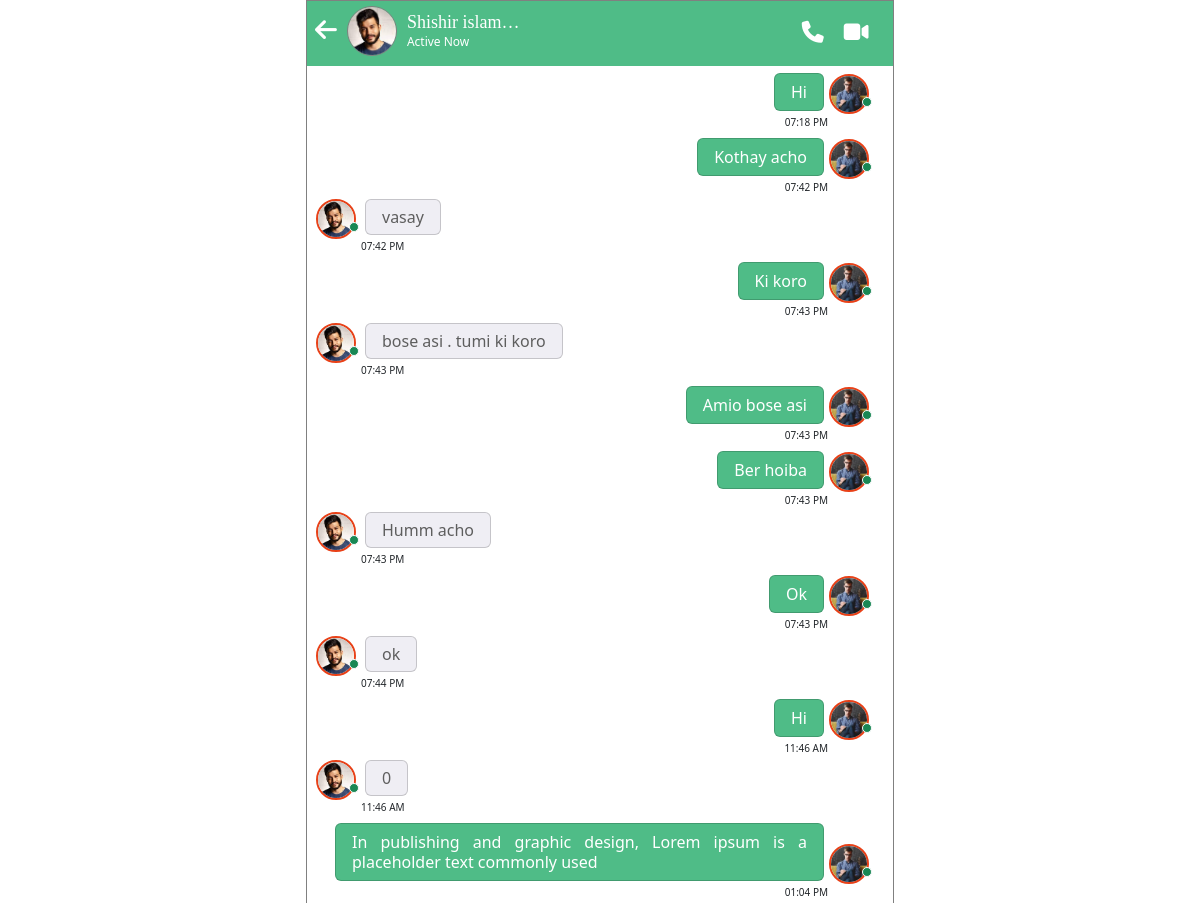
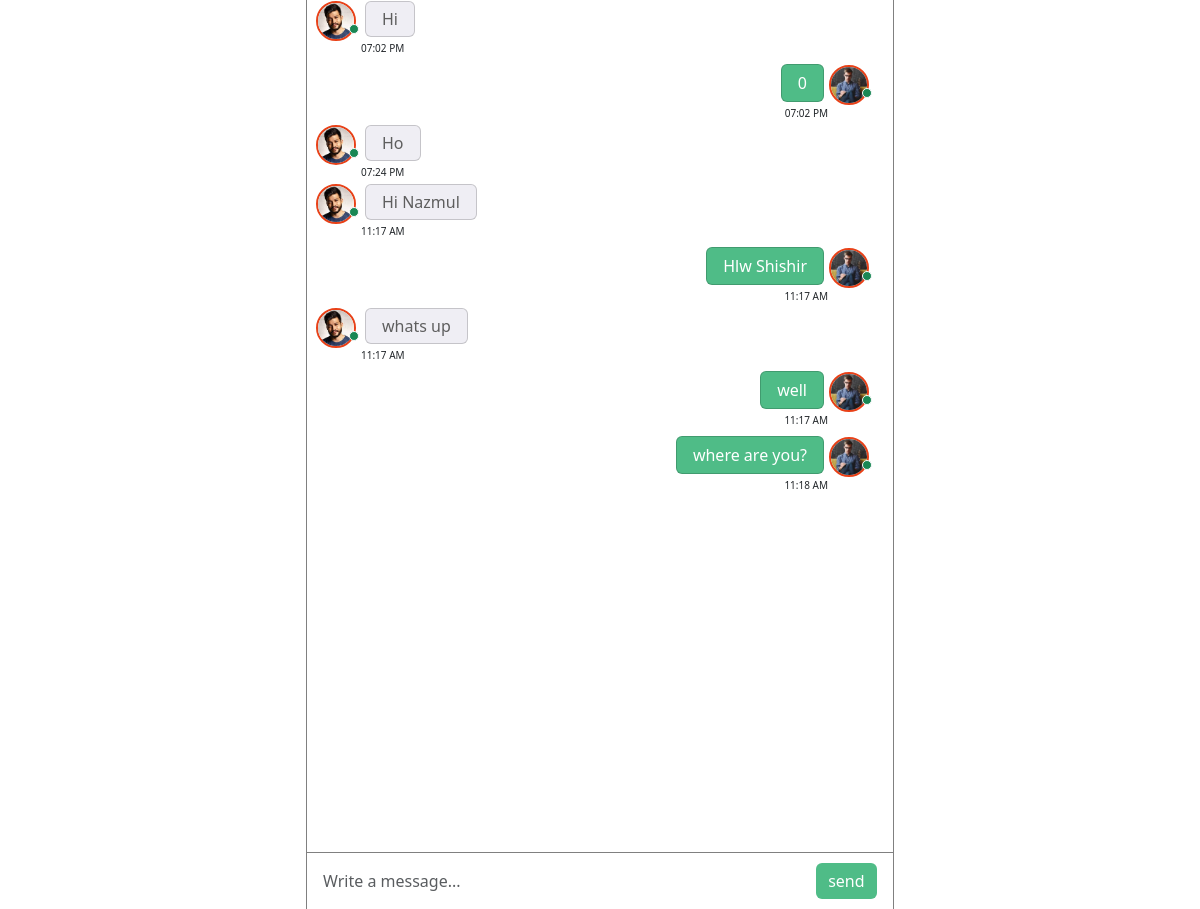
Screenshot of /chats-page/2 (signed in) with the database file from the repository (2 pictures, top to bottom).
### accounts/models.py (models this page shows)
class User(AbstractUser):
    avatar = models.ImageField(
        upload_to="avater",
        help_text="Designates that this user has permissions to access Profile Picture.",
        verbose_name="avatar"
    )

### core/models.py (models this page shows)
class Chat(models.Model):
    sender = models.PositiveIntegerField(default=None)
    message = models.TextField(null=True, blank=True)
    thread_name = models.CharField(null=True, blank=True, max_length=500)
    timestamp = models.DateTimeField(auto_now_add=True)
    def __str__(self):
        return self.message

### core/views.py (the view)
# urls.py: path('chats-page/<int:id>', chats_page, name="chats_page"),
@login_required(login_url='welcomePage')
def chats_page(request,id):
  try:
    user = User.objects.get(id=id)
  except User.DoesNotExist:
    return redirect('chats')
  to_user = User.objects.get(id=id)
  if request.user.id > to_user.id:
      thread_name = f'chat_{request.user.id}-{to_user.id}'
  else:
      thread_name = f'chat_{to_user.id}-{request.user.id}'
  messages = Chat.objects.filter(thread_name=thread_name)
  unseen_msg = ChatNotification.objects.filter(is_seen=False , user=request.user)
  for i in unseen_msg:
    if i.chat.sender == id:
      i.is_seen = True
      i.save()
  return render(request,"core/chats-page.html",locals())

### core/templates/core/chats-page.html (shortened to what this page needs)
<!doctype html>
{% load static %}
<html lang="en">
<head>
    <link href="https://cdn.jsdelivr.net/npm/bootstrap@5.3.0/dist/css/bootstrap.min.css" rel="stylesheet">
    <link rel="stylesheet" href="{% static 'core/css/style.css' %}">
</head>
<body>
    <div id="header">
        <div class="header-wrap p-2 d-flex align-items-center">
            <div class="back-btn">
                <a href="{% url 'chats' %}"><i class="fa-solid fa-arrow-left"></i></a>
            </div>
            <div class="profile-content d-flex">
                <div class="avatar">
                    <img src="{{user.avatar.url}}" alt="">
                </div>
                <div class="profile-info" style="width: 70%;">
                    <a href="" class="text-decoration-none text-white">{{user.first_name|truncatechars:15}}</a>
                    <p class="text-white" style="font-size: 12px;"> Active Now</p>
                </div>
            </div>
            <div class="chat-action-profile d-flex justify-content-end">
                <a href="" class="text-white text-decoration-none"><i class="fa-solid fa-phone"></i></a>
                <a href="" class="text-white text-decoration-none"><i class="fa-solid fa-video"></i></a>
            </div>
        </div>
        <div class="card-body p-4 pt-3" id="message_body" style="height: 75vh;overflow: auto;">
            {% for message in messages %}
                {% if message.sender == request.user.id %}
                        <div class="d-flex align-items-baseline pt-1 text-end justify-content-end">
                        <div class="pe-2" style="margin-right: 0.5rem !important;">
                            <div>
                                <div class="card card-text d-inline-block p-2 px-3 m-1"
                                    style="text-align: justify;line-height: 20px;background: #4FBC87;color: white;">
                                    {{message}}
                                </div>
                            </div>
                            <div>
                                <div class="small" style="font-size: 10px;">
                                    {{ message.timestamp|time:'h:i A' }}</div>
                            </div>
                        </div>
                        <div class="position-relative avatar_">
                            <img src="{{request.user.avatar.url}}" class="img-fluid" alt="">
                            <span
                                class="position-absolute bottom-0 start-100 translate-middle p-1 bg-success border border-light rounded-circle">
                            </span>
                        </div>
                    </div>
                {% else %}
                            <div class="d-flex align-items-baseline">
                            <div class="position-relative avatar_">
                                <img src="{{user.avatar.url}}" class="img-fluid " alt="">
                                <span
                                    class="position-absolute bottom-0 start-100 translate-middle p-1 bg-success border border-light rounded-circle">
                                </span>
                            </div>
                            <div class="pe-2" style="margin-right: 0.5rem !important;">
                                <div style="margin-left: 5px;">
                                    <div class="card card-text d-inline-block p-2 px-3 m-1"
                                        style="text-align: justify;line-height: 18px;background: #EFEEF4;color: #5e5e5e;">{{message}}
                                    </div>
                                </div>
                                <div>
                                    <div class="small" style="font-size: 10px;margin-left: 5px;">{{ message.timestamp|time:'h:i A' }}</div>
                                </div>
                            </div>
                        </div>
                {% endif %}
            {% endfor %}
        </div>
        <div class="card-footer bg-white position-fixed w-100 bottom-0 m-0 p-1">
            <div class="input-group">
                <form action="" class="d-flex justify-content-between w-100" id="message_form">
                    <input type="text" class="form-control border-0" placeholder="Write a message..."
                        id="message_input">
                    <div class="input-group-text bg-transparent border-0">
                        <button class="btn btn-primary" id="send_btn" style="background: #4FBC87;border: none;">
                            send
                        </button>
                    </div>
                </form>
            </div>
        </div>
    </div>
</body>
</html>

### static/core/css/style.css (style rules this page uses)
body { width: 49% !important; margin: 0 auto; height: 100vh; border: 1px solid gray; }
div#header { height: 65px; width: 100%; background: #4FBC87; }
.header-wrap { height: 60px; }
.back-btn a i { color: white; font-size: 25px; }
.avatar { width: 50px; height: 50px; background: gray; border-radius: 50%; margin-top: 10px; margin-left: 10px; margin-right: 10px; overflow: hidden; border: 1px solid gray; }
.profile-info a { font-size: 18px; font-family: ABeeZee; }
.profile-info { margin-top: 15px; line-height: 1.3; }
.profile-content { width: 65%; }
.chat-action-profile a { font-size: 22px; padding: 10px; }
.chat-action-profile { width: 30%; }
.avatar img { width: 100%; height: 100%; object-fit: cover; }
.card-footer { border-top: 1px solid gray; width: 48.8% !important; }
.avatar_ { width: 40px; height: 40px; border-radius: 50%; border: 2px solid #e84118; flex: none; margin-left: -15px !important; }
.position-relative.avatar_ img { width: 100%; height: 100%; object-fit: cover !important; }
.position-relative img { width: 100%; height: 100%; border-radius: 50%; }

### rows the page displays
User: avatar (picture), first_name "Shishir islam…"
Chat: message "Hi", timestamp "07:18 PM", user.avatar (picture)
Chat: message "Kothay acho", timestamp "07:42 PM", user.avatar (picture)
Chat: avatar (picture), message "vasay", timestamp "07:42 PM"
Chat: message "Ki koro", timestamp "07:43 PM", user.avatar (picture)
Chat: avatar (picture), message "bose asi . tumi ki koro", timestamp "07:43 PM"
Chat: message "Amio bose asi", timestamp "07:43 PM", user.avatar (picture)
Chat: message "Ber hoiba", timestamp "07:43 PM", user.avatar (picture)
Chat: avatar (picture), message "Humm acho", timestamp "07:43 PM"
Chat: message "Ok", timestamp "07:43 PM", user.avatar (picture)
Chat: avatar (picture), message "ok", timestamp "07:44 PM"
Chat: message "Hi", timestamp "11:46 AM", user.avatar (picture)
Chat: avatar (picture), message "0", timestamp "11:46 AM"
Chat: message "In publishing and graphic design, Lorem ipsum is a placeholder text commonly used", timestamp "01:04 PM", user.avatar (picture)
Chat: avatar (picture), message "Hi", timestamp "07:02 PM"
Chat: message "0", timestamp "07:02 PM", user.avatar (picture)
Chat: avatar (picture), message "Ho", timestamp "07:24 PM"
Chat: avatar (picture), message "Hi Nazmul", timestamp "11:17 AM"
Chat: message "Hlw Shishir", timestamp "11:17 AM", user.avatar (picture)
Chat: avatar (picture), message "whats up", timestamp "11:17 AM"
Chat: message "well", timestamp "11:17 AM", user.avatar (picture)
Chat: message "where are you?", timestamp "11:18 AM", user.avatar (picture)
